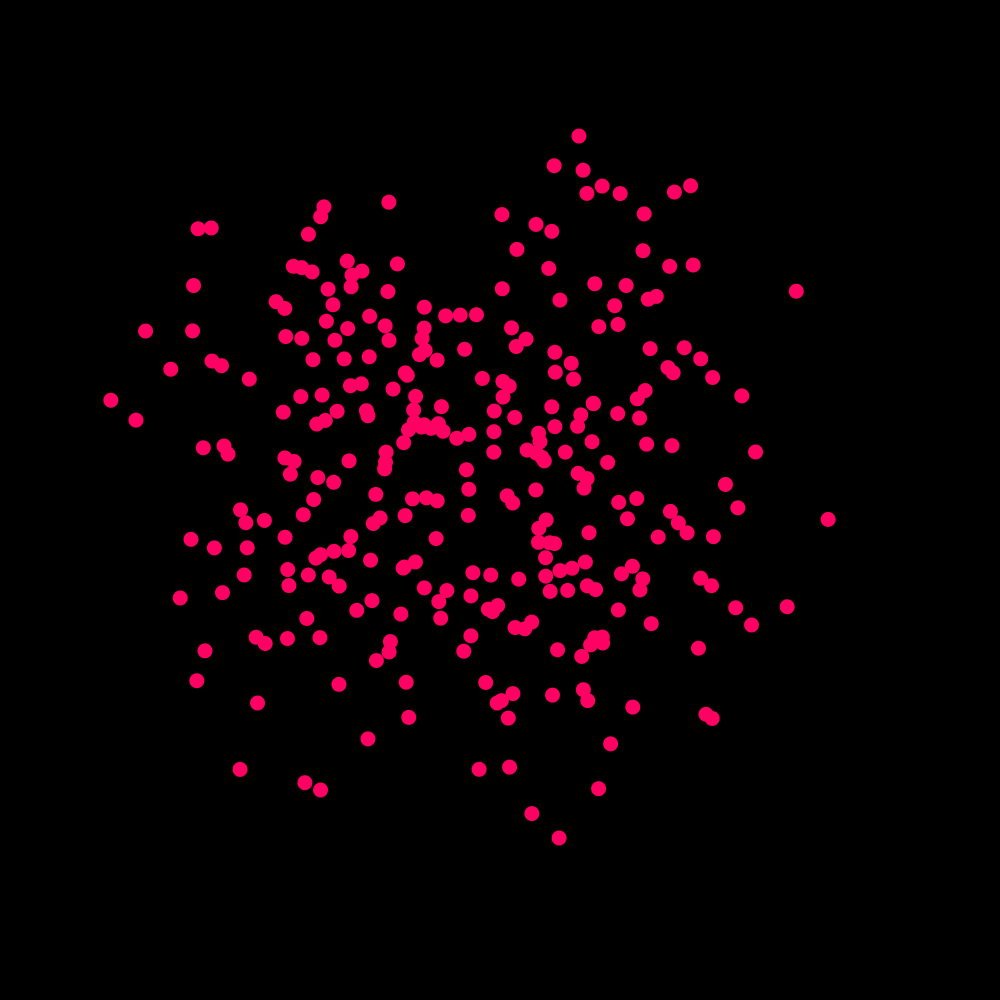
Frame 1 (no input)
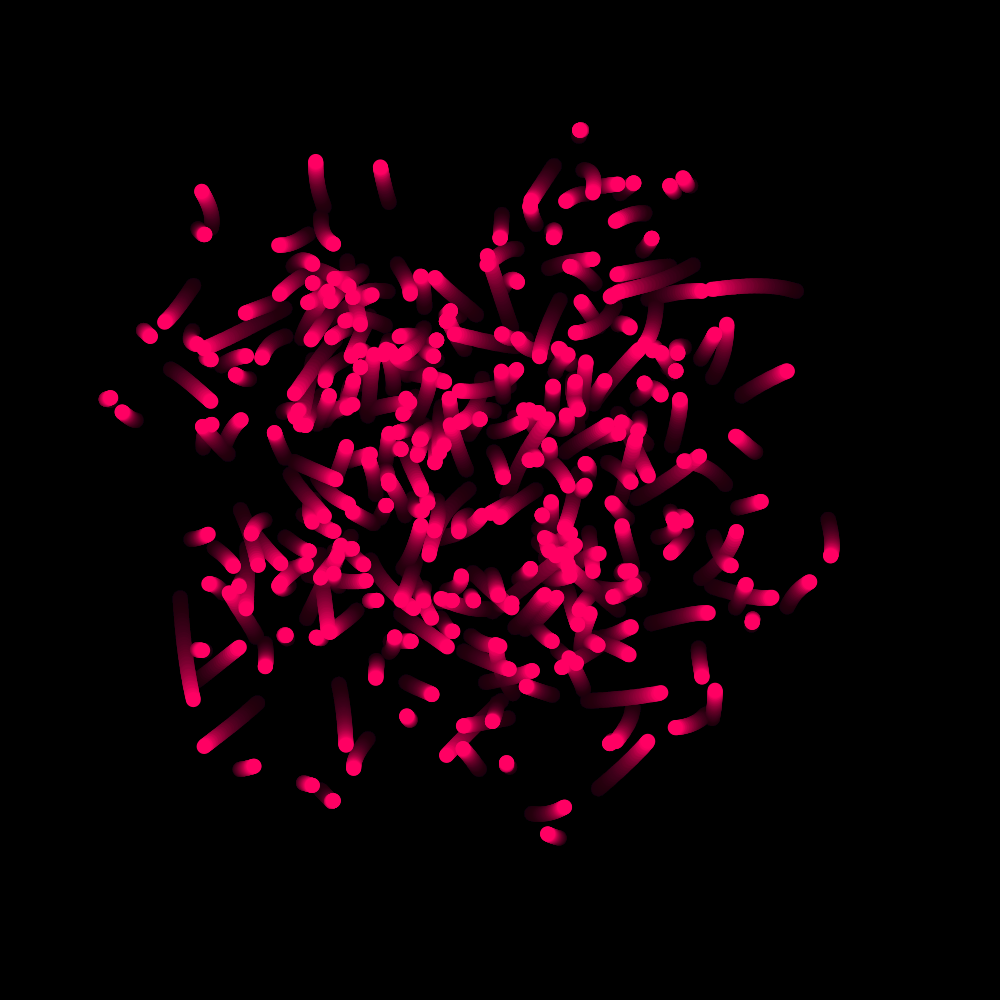
Frame 60 (the mouse pressed at the canvas centre just before this capture)
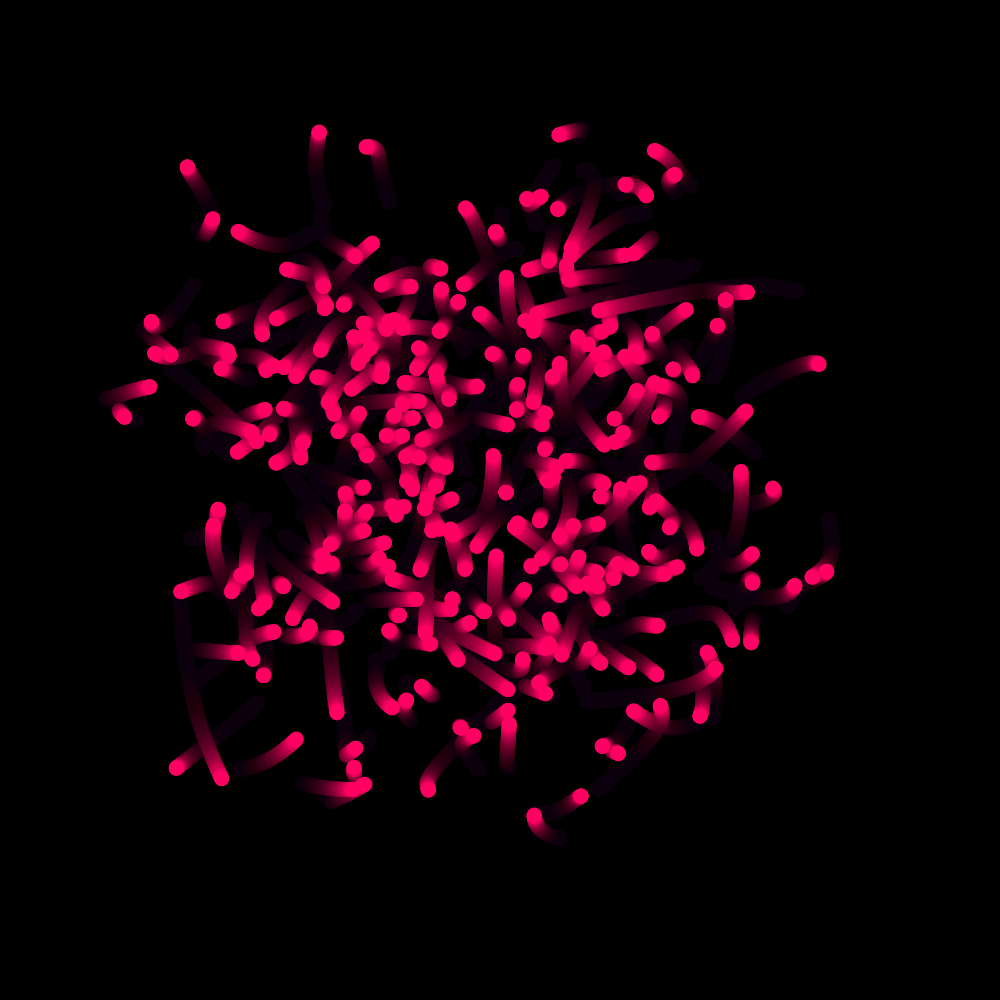
Frame 120 (the mouse held since frame 60 and released just before this capture)

The Processing sketch that drew these frames (run headless with seeded random() and noise(); from frame 60 on, the mouse is pressed at the canvas centre):

// Processing sketch: Magic_Worms
// ── Magic_Worms.pde

void draw() {
  makeMagical();
  for(int i = 0; i <300; i++) {
  
    ellipse(getWormX(i), getWormY(i), 15, 15);
    fill(255,0,99);
  }
}

void setup() {
      size(1000, 1000);
    background(#000000, #000000, #000000);
}

    float frequency = .001;
    float noiseInterval = PI;

    void makeMagical() {
        fill( 0, 0, 0, 10 );
        rect(0, 0, width, height);
        noStroke();
    }

    float getWormX(int i) {
        return map(noise(i*noiseInterval + frameCount * frequency), 0, 1, 0, width);
    }

    float getWormY(int i) {
        return map(noise(i*noiseInterval+1 + frameCount * frequency), 0, 1, 0, height);
    }
